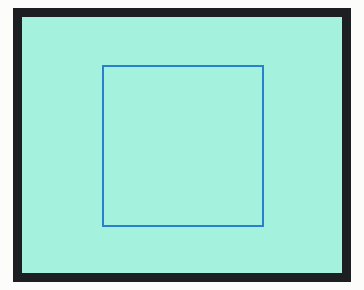
Bench run of a sketch on a simulated Arduino Uno, built with avr-gcc and run on an emulated ATmega328P. Shown: 160×128 colour display. Random numbers use the default seed unless the sketch sets one.

Above: at 0.1 s.
At 4.1 s:
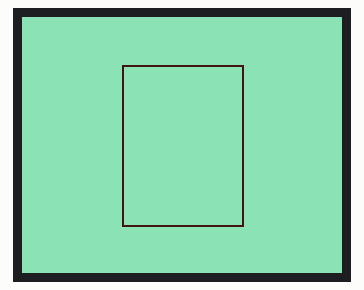
At 8.2 s:
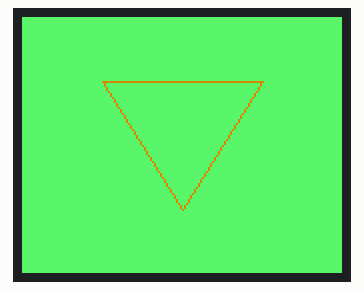
At 18.3 s:
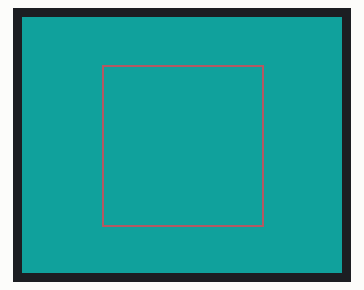
At 28.4 s:
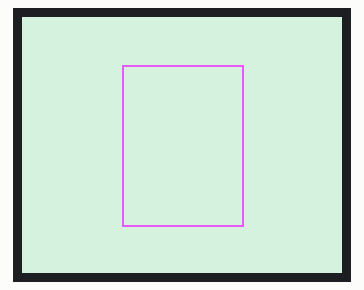
At 38.5 s:
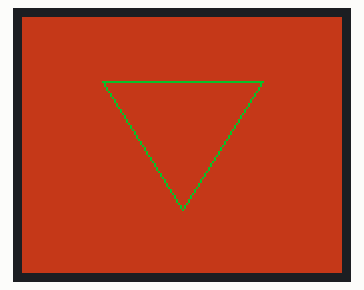

Measured:
- what the display in image 1 shows lasts 2.0 s, from 4.1 s to 6.1 s

The sketch:

2.ino
```cpp
#include <TFT.h>
#include <SPI.h>

#define cs 10
#define dc 8
#define rst 9

TFT TFTscreen = TFT(cs, dc, rst);

int xPos = 0;

void drawSquare() {
  int bgColorR = map(random(0, 256), 0, 255, 0, 255);
  int bgColorG = map(random(0, 256), 0, 255, 0, 255);
  int bgColorB = map(random(0, 256), 0, 255, 0, 255);
  TFTscreen.background(bgColorR, bgColorG, bgColorB);

  int strokeColorR = map(random(0, 256), 0, 255, 0, 255);
  int strokeColorG = map(random(0, 256), 0, 255, 0, 255);
  int strokeColorB = map(random(0, 256), 0, 255, 0, 255);
  TFTscreen.stroke(strokeColorR, strokeColorG, strokeColorB);

  TFTscreen.line(40, 24, 40, 104);  // Left line
  TFTscreen.line(40, 24, 120, 24);  // Top line
  TFTscreen.line(120, 24, 120, 104);  // Right line
  TFTscreen.line(40, 104, 120, 104);  // Bottom line
}

void drawTriangle() {
  int bgColorR = map(random(0, 256), 0, 255, 0, 255);
  int bgColorG = map(random(0, 256), 0, 255, 0, 255);
  int bgColorB = map(random(0, 256), 0, 255, 0, 255);
  TFTscreen.background(bgColorR, bgColorG, bgColorB);

  int strokeColorR = map(random(0, 256), 0, 255, 0, 255);
  int strokeColorG = map(random(0, 256), 0, 255, 0, 255);
  int strokeColorB = map(random(0, 256), 0, 255, 0, 255);
  TFTscreen.stroke(strokeColorR, strokeColorG, strokeColorB);

  TFTscreen.line(80, 96, 40, 32);  // Left line
  TFTscreen.line(80, 96, 120, 32);  // Right line
  TFTscreen.line(40, 32, 120, 32);  // Bottom line
}

void drawRectangle() {
  int bgColorR = map(random(0, 256), 0, 255, 0, 255);
  int bgColorG = map(random(0, 256), 0, 255, 0, 255);
  int bgColorB = map(random(0, 256), 0, 255, 0, 255);
  TFTscreen.background(bgColorR, bgColorG, bgColorB);

  int strokeColorR = map(random(0, 256), 0, 255, 0, 255);
  int strokeColorG = map(random(0, 256), 0, 255, 0, 255);
  int strokeColorB = map(random(0, 256), 0, 255, 0, 255);
  TFTscreen.stroke(strokeColorR, strokeColorG, strokeColorB);

  TFTscreen.line(50, 24, 50, 104);  // Left line
  TFTscreen.line(50, 24, 110, 24);  // Top line
  TFTscreen.line(110, 24, 110, 104);  // Right line
  TFTscreen.line(50, 104, 110, 104);  // Bottom line
}

void setup() {
  Serial.begin(9600);

  TFTscreen.begin();
  TFTscreen.background(250, 16, 200);
}

void loop() {
  // Draw a square
  drawSquare();
  delay(2000);

  // Draw a triangle
  drawTriangle();
  delay(2000);

  // Draw a rectangle
  drawRectangle();
  delay(2000);
}
```
